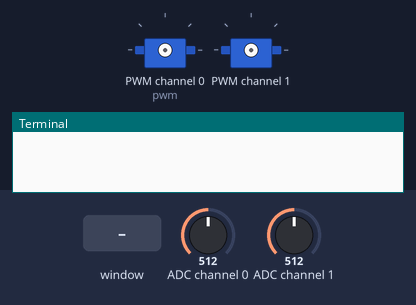
Bench run of a program on a simulated Raspberry Pi (BCM pin numbers). Shown: 2 × servo, the last lines printed to the terminal. Inputs (shaded band) come from the test bench; at power-on: ADC channel 0 = 512, ADC channel 1 = 512 (analog values on the 0–1023 scale). The desktop window is not drawn, its controls go by their first labels and the mouse button is held 0.15 s; servo angles are drawn from the pulse width (0.5 ms = 0°, 2.5 ms = 180°).

Above: at 1.2 s.
1.3 s: control labelled "joystick" in the window clicked
2.8 s: control labelled "servo2" in the window clicked
4.3 s: ADC channel 0 set to 716
At 5.2 s:
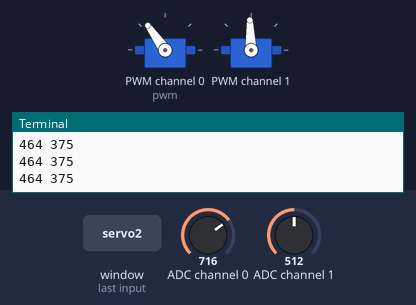
5.8 s: ADC channel 1 set to 306
At 6.4 s:
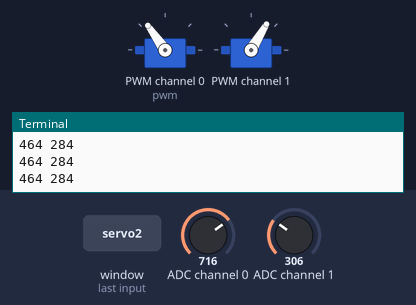
7.3 s: ADC channel 0 set to 900
At 8.5 s:
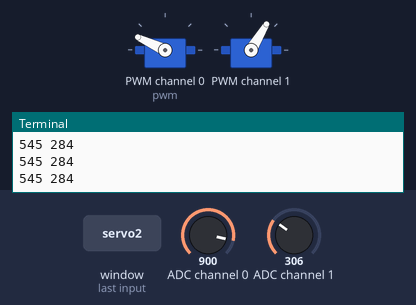
8.8 s: ADC channel 1 set to 0
At 9.8 s:
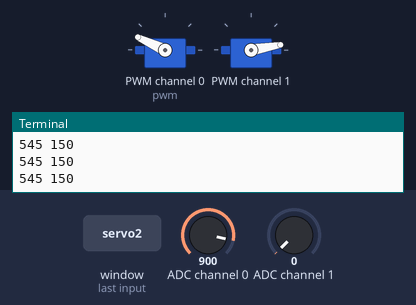
Timing chart, 0 to 11.3 s (numbered marks = the images above; inputs shaded):
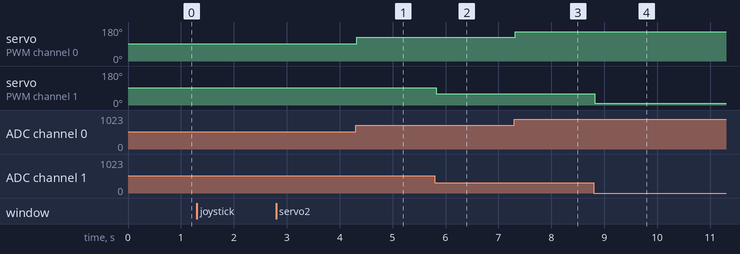

The program:

servopwm.py
```python
from Tkinter import *
from Adafruit_PWM_Servo_Driver import PWM
import adc_joystick_read as adc
import time

pwm = PWM(0x40)
pwm.setPWMFreq(60) # Set frequency to 60 Hz

class App:

    def __init__(self, master):
        self.frame = Frame(master)
        self.frame.pack(fill=BOTH, expand=1)
        scale = Scale(self.frame, from_=150, to=600,
              orient=HORIZONTAL, command=self.update)
        scale.grid(row=0)

        self.var = IntVar()
        self.var2 = IntVar()
        self.var3 = IntVar()

        cb = Checkbutton(self.frame, text="servo1", variable=self.var, command=self.onClick)

        cb.select()
        cb.place(x=10, y=50)

        cb2 = Checkbutton(self.frame, text="servo2", variable=self.var2, command=self.onClick2)
        cb2.place(x=10, y=80)


        cb3 = Checkbutton(self.frame, text="joystick", variable=self.var3, command=self.onClick3)
        cb3.place(x=10, y=110)


        self.frame.id = self.frame.after(16, self.callback)

    def callback(self):

        if self.var3.get() == 1:
            adc.update_joystick()

            aa = adc.last_read / 1024.0
            bb = adc.last_read2 / 1024.0

            rr = 150.0 + 450.0 * aa
            ss = 150.0 + 450.0 * bb

            print "%d %d" % (int(rr), int(ss))

            if self.var.get() == 1:
                pwm.setPWM(0, 0, int(rr))

            if self.var2.get() == 1:
                pwm.setPWM(1, 0, int(ss))

        self.frame.id = self.frame.after(16, self.callback)

    def update(self, angle):

        if self.var.get() == 1:
            pwm.setPWM(0, 0, int(angle))


        if self.var2.get() == 1:
            pwm.setPWM(1, 0, int(angle))

    def onClick(self):
        if self.var.get() == 1:
            print "selected!"
        else:
            print "not selected"


    def onClick2(self):
        if self.var2.get() == 1:
            print "selected!"
        else:
            print "not selected"

    def onClick3(self):
        if self.var3.get() == 1:
            print "enabled!"
        else:
            print "disable"


root = Tk()
root.wm_title('Servo Control')
app = App(root)
root.geometry("200x50+0+0")
root.mainloop()
```

adc_joystick_read.py
```python
#!/usr/bin/env python

# Written by Limor "Ladyada" Fried for Adafruit Industries, (c) 2015
# This code is released into the public domain

import time
import os
import RPi.GPIO as GPIO

GPIO.setmode(GPIO.BCM)
global DEBUG
DEBUG = 0

# read SPI data from MCP3008 chip, 8 possible adc's (0 thru 7)
def readadc(adcnum, clockpin, mosipin, misopin, cspin):
        if ((adcnum > 7) or (adcnum < 0)):
                return -1
        GPIO.output(cspin, True)

        GPIO.output(clockpin, False)  # start clock low
        GPIO.output(cspin, False)     # bring CS low

        commandout = adcnum
        commandout |= 0x18  # start bit + single-ended bit
        commandout <<= 3    # we only need to send 5 bits here
        for i in range(5):
                if (commandout & 0x80):
                        GPIO.output(mosipin, True)
                else:
                        GPIO.output(mosipin, False)
                commandout <<= 1
                GPIO.output(clockpin, True)
                GPIO.output(clockpin, False)

        adcout = 0
        # read in one empty bit, one null bit and 10 ADC bits
        for i in range(12):
                GPIO.output(clockpin, True)
                GPIO.output(clockpin, False)
                adcout <<= 1
                if (GPIO.input(misopin)):
                        adcout |= 0x1

        GPIO.output(cspin, True)

        adcout >>= 1       # first bit is 'null' so drop it
        return adcout

# change these as desired - they're the pins connected from the
# SPI port on the ADC to the Cobbler
global SPICLK
SPICLK = 18
global SPIMISO
SPIMISO = 23
global SPIMOSI
SPIMOSI = 24
global SPICS
SPICS = 25

# set up the SPI interface pins
GPIO.setup(SPIMOSI, GPIO.OUT)
GPIO.setup(SPIMISO, GPIO.IN)
GPIO.setup(SPICLK, GPIO.OUT)
GPIO.setup(SPICS, GPIO.OUT)

# 10k trim pot connected to adc #0
global potentiometer_adc
potentiometer_adc = 0

global last_read       # this keeps track of the last potentiometer value
last_read  = 0       # this keeps track of the last potentiometer value
global last_read2       # this keeps track of the last potentiometer value
last_read2 = 0       # this keeps track of the last potentiometer value
global tolerance       # to keep from being jittery we'll only change
tolerance  = 5       # to keep from being jittery we'll only change
                    # volume when the pot has moved more than 5 'counts'
'''
while True:
        # we'll assume that the pot didn't move
        trim_pot_changed  = False
        trim_pot_changed2 = False

        # read the analog pin
        trim_pot = readadc(potentiometer_adc, SPICLK, SPIMOSI, SPIMISO, SPICS)
        trim_pot2 = readadc(1, SPICLK, SPIMOSI, SPIMISO, SPICS)
        # how much has it changed since the last read?
        pot_adjust = abs(trim_pot - last_read)
        pot_adjust2 = abs(trim_pot2 - last_read2)

        if DEBUG:
                #print "trim_pot:", trim_pot
                #print "pot_adjust:", pot_adjust
                print "last_read(x,y)", last_read, last_read2

        if ( pot_adjust > tolerance ):
               trim_pot_changed = True

        if ( pot_adjust2 > tolerance ):
               trim_pot_changed2 = True


        #if DEBUG:
        #        print "trim_pot_changed", trim_pot_changed

        if ( trim_pot_changed ):
                set_volume = trim_pot / 10.24           # convert 10bit adc0 (0-1024) trim pot read into 0-100 volume level
                set_volume = round(set_volume)          # round out decimal value
                set_volume = int(set_volume)            # cast volume as integer

                #print 'Volume = {volume}%' .format(volume = set_volume)
                #set_vol_cmd = 'sudo amixer cset numid=1 -- {volume}% > /dev/null' .format(volume = set_volume)
                #os.system(set_vol_cmd)  # set volume

                #if DEBUG:
                #        print "set_volume", set_volume
                #        print "tri_pot_changed", set_volume

                # save the potentiometer reading for the next loop
                last_read = trim_pot

        if ( trim_pot_changed2 ):
                set_volume2 = trim_pot2 / 10.24           # convert 10bit adc0 (0-1024) trim pot read into 0-100 volume level
                set_volume2 = round(set_volume2)          # round out decimal value
                set_volume2 = int(set_volume2)            # cast volume as integer

                #print 'Volume = {volume}%' .format(volume = set_volume)
                #set_vol_cmd = 'sudo amixer cset numid=1 -- {volume}% > /dev/null' .format(volume = set_volume)
                #os.system(set_vol_cmd)  # set volume

                #if DEBUG:
                #        print "set_volume", set_volume
                #        print "tri_pot_changed", set_volume

                # save the potentiometer reading for the next loop
                last_read2 = trim_pot2


        # hang out and do nothing for a half second
        time.sleep(0.1)
'''

def update_joystick():
        global last_read
        global last_read2
        global tolerence
        global potentiometer_adc
        global tolerance

        trim_pot_changed  = False
        trim_pot_changed2 = False

        # read the analog pin
        trim_pot = readadc(potentiometer_adc, SPICLK, SPIMOSI, SPIMISO, SPICS)
        trim_pot2 = readadc(1, SPICLK, SPIMOSI, SPIMISO, SPICS)
        # how much has it changed since the last read?
        pot_adjust = abs(trim_pot - last_read)
        pot_adjust2 = abs(trim_pot2 - last_read2)

        if DEBUG:
                #print "trim_pot:", trim_pot
                #print "pot_adjust:", pot_adjust
                print "last_read(x,y)", last_read, last_read2

        if ( pot_adjust > tolerance ):
               trim_pot_changed = True

        if ( pot_adjust2 > tolerance ):
               trim_pot_changed2 = True


        #if DEBUG:
        #        print "trim_pot_changed", trim_pot_changed

        if ( trim_pot_changed ):
                set_volume = trim_pot / 10.24           # convert 10bit adc0 (0-1024) trim pot read into 0-100 volume level
                set_volume = round(set_volume)          # round out decimal value
                set_volume = int(set_volume)            # cast volume as integer

                #print 'Volume = {volume}%' .format(volume = set_volume)
                #set_vol_cmd = 'sudo amixer cset numid=1 -- {volume}% > /dev/null' .format(volume = set_volume)
                #os.system(set_vol_cmd)  # set volume

                #if DEBUG:
                #        print "set_volume", set_volume
                #        print "tri_pot_changed", set_volume

                # save the potentiometer reading for the next loop
                last_read = trim_pot

        if ( trim_pot_changed2 ):
                set_volume2 = trim_pot2 / 10.24           # convert 10bit adc0 (0-1024) trim pot read into 0-100 volume level
                set_volume2 = round(set_volume2)          # round out decimal value
                set_volume2 = int(set_volume2)            # cast volume as integer

                #print 'Volume = {volume}%' .format(volume = set_volume)
                #set_vol_cmd = 'sudo amixer cset numid=1 -- {volume}% > /dev/null' .format(volume = set_volume)
                #os.system(set_vol_cmd)  # set volume

                #if DEBUG:
                #        print "set_volume", set_volume
                #        print "tri_pot_changed", set_volume

                # save the potentiometer reading for the next loop
                last_read2 = trim_pot2
```

Measured:
- after the input at 4.3 s, servo on PWM channel 0 (pwm): 92° → 125° at once
- after the input at 5.8 s, servo on PWM channel 1: 92° → 59° at once
- after the input at 7.3 s, servo on PWM channel 0 (pwm): 125° → 155° at once
- after the input at 8.8 s, servo on PWM channel 1: 59° → 10° at once
